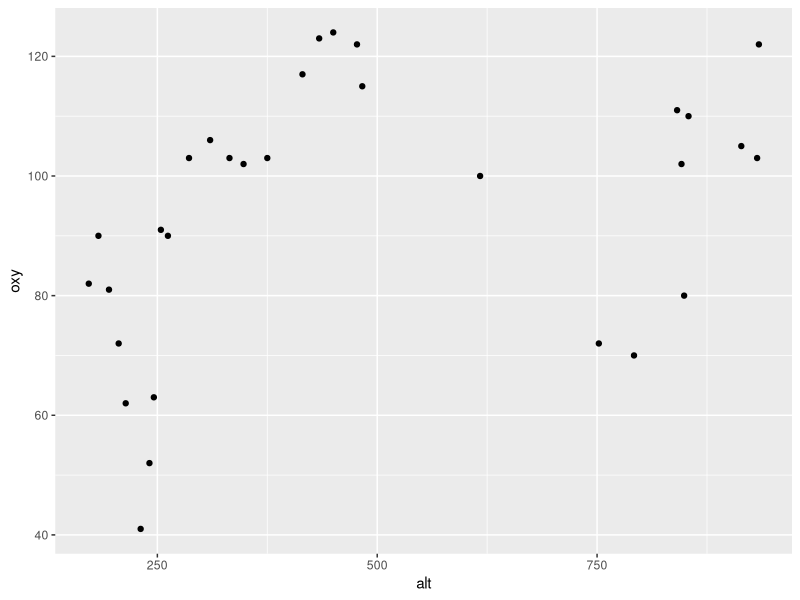
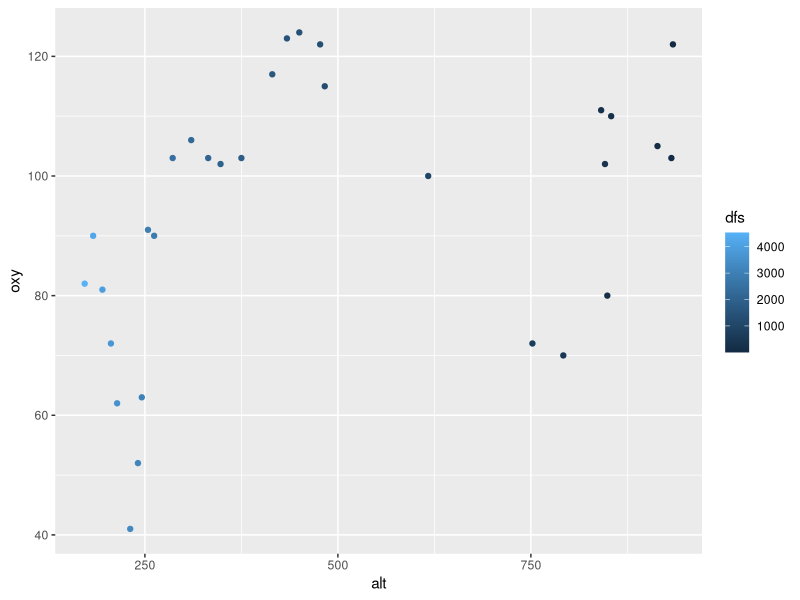

Generate these figures, in order, with R:
## ---- chunk 1
# 加载包
library(ade4)
library(dplyr)

# 加载数据并提取 env
data(doubs)
env <- doubs$env

# 数据处理
result <- env |>
  select(dfs, alt, oxy, pH) |>                # 选取需要的列（pH 后续用于计算平均 pH）
  rename(distance = dfs, oxygen = oxy) |>     # 重命名列
  filter(alt > 200) |>                        # 保留 alt > 200 的行
  arrange(desc(alt)) |>                       # 按 alt 降序排列
  mutate(oxygen_category = ifelse(oxygen > 90, "High", "Low")) |>  # 根据 oxygen 分类
  group_by(oxygen_category) |>                # 按类别分组
  summarise(mean_alt = mean(alt, na.rm = TRUE),   # 计算平均 alt
            mean_pH = mean(pH, na.rm = TRUE))     # 计算平均 pH

# 查看结果
print(result)

## ---- chunk 2
#加载包
library(ade4)
library(ggplot2)

#加载数据并提取env
data(doubs)
env <- doubs$env

#利用ggplot2包，绘制x=alt与y=oxy之间的散点图
ggplot(data = env) +
  geom_point(mapping = aes(alt, oxy))

#在上述散点图中，将数据dfs距离调整颜色
ggplot(data = env) +
  geom_point(mapping = aes(alt, oxy, color = dfs))
